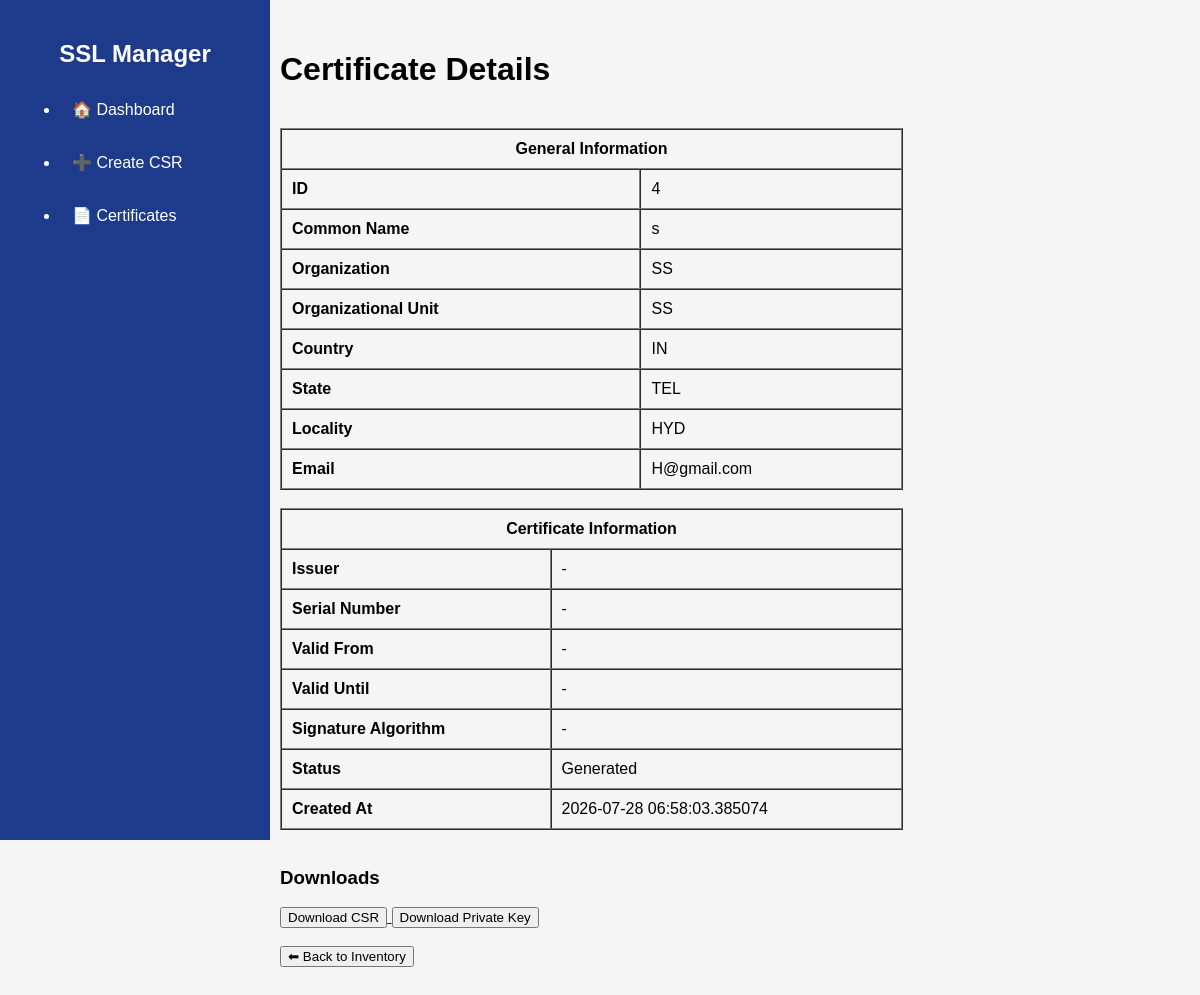
Screenshot of /certificate/4 with the database file from the repository.
### app/database/models.py (models this page shows)
class CertificateRequest(Base):
    __tablename__ = "certificate_requests"
    id = Column(Integer, primary_key=True, index=True)
    common_name = Column(String, nullable=False)
    organization = Column(String, nullable=False)
    organizational_unit = Column(String)
    country = Column(String)
    state = Column(String)
    locality = Column(String)
    email = Column(String)
    key_path = Column(String)
    csr_path = Column(String)
    certificate_path = Column(String, nullable=True)
    issuer = Column(String, nullable=True)
    serial_number = Column(String, nullable=True)
    valid_from = Column(DateTime, nullable=True)
    valid_until = Column(DateTime, nullable=True)
    signature_algorithm = Column(String, nullable=True)
    status = Column(String, default="Generated")
    created_at = Column(DateTime, default=datetime.utcnow)

### app/routers/certificates.py (the view)
@router.get("/certificate/{certificate_id}", response_class=HTMLResponse)
async def certificate_details(
    request: Request,
    certificate_id: int,
):
    db = SessionLocal()
    certificate = get_certificate_by_id(
        db,
        certificate_id,
    )
    db.close()
    if not certificate:
        return {"error": "Certificate not found"}
    return templates.TemplateResponse(
        request=request,
        name="certificate_details.html",
        context={
            "request": request,
            "certificate": certificate,
        },
    )

### app/templates/certificate_details.html (shortened to what this page needs)
{% extends "base.html" %}
{% block content %}
<h1>Certificate Details</h1>
<br>
<table border="1" cellpadding="10" cellspacing="0" width="70%">
    <tr>
        <th colspan="2">
            General Information
        </th>
    </tr>
    <tr>
        <td><b>ID</b></td>
        <td>{{ certificate.id }}</td>
    </tr>
    <tr>
        <td><b>Common Name</b></td>
        <td>{{ certificate.common_name }}</td>
    </tr>
    <tr>
        <td><b>Organization</b></td>
        <td>{{ certificate.organization }}</td>
    </tr>
    <tr>
        <td><b>Organizational Unit</b></td>
        <td>{{ certificate.organizational_unit }}</td>
    </tr>
    <tr>
        <td><b>Country</b></td>
        <td>{{ certificate.country }}</td>
    </tr>
    <tr>
        <td><b>State</b></td>
        <td>{{ certificate.state }}</td>
    </tr>
    <tr>
        <td><b>Locality</b></td>
        <td>{{ certificate.locality }}</td>
    </tr>
    <tr>
        <td><b>Email</b></td>
        <td>{{ certificate.email }}</td>
    </tr>
</table>
<br>
<table border="1" cellpadding="10" cellspacing="0" width="70%">
    <tr>
        <th colspan="2">
            Certificate Information
        </th>
    </tr>
    <tr>
        <td><b>Issuer</b></td>
        <td>{{ certificate.issuer or "-" }}</td>
    </tr>
    <tr>
        <td><b>Serial Number</b></td>
        <td>{{ certificate.serial_number or "-" }}</td>
    </tr>
    <tr>
        <td><b>Valid From</b></td>
        <td>{{ certificate.valid_from or "-" }}</td>
    </tr>
    <tr>
        <td><b>Valid Until</b></td>
        <td>{{ certificate.valid_until or "-" }}</td>
    </tr>
    <tr>
        <td><b>Signature Algorithm</b></td>
        <td>{{ certificate.signature_algorithm or "-" }}</td>
    </tr>
    <tr>
        <td><b>Status</b></td>
        <td>{{ certificate.status }}</td>
    </tr>
    <tr>
        <td><b>Created At</b></td>
        <td>{{ certificate.created_at }}</td>
    </tr>
</table>
<br>
<h3>Downloads</h3>
<a href="/download/csr/{{ certificate.id }}">
    <button>Download CSR</button>
</a>
<a href="/download/key/{{ certificate.id }}">
    <button>Download Private Key</button>
</a>
<br><br>
<a href="/certificates">
    <button>⬅ Back to Inventory</button>
</a>
{% endblock %}

### app/static/css/style.css (style rules this page uses)
body { margin: 0; font-family: Arial; background: #f5f5f5; }

### rows the page displays
CertificateRequest: id "4", common_name "s", organization "SS", organizational_unit "SS", country "IN", state "TEL", locality "HYD", email "H@gmail.com", issuer "-", serial_number "-", valid_from "-", valid_until "-", signature_algorithm "-", status "Generated", created_at "2026-07-28 06:58:03.385074"
